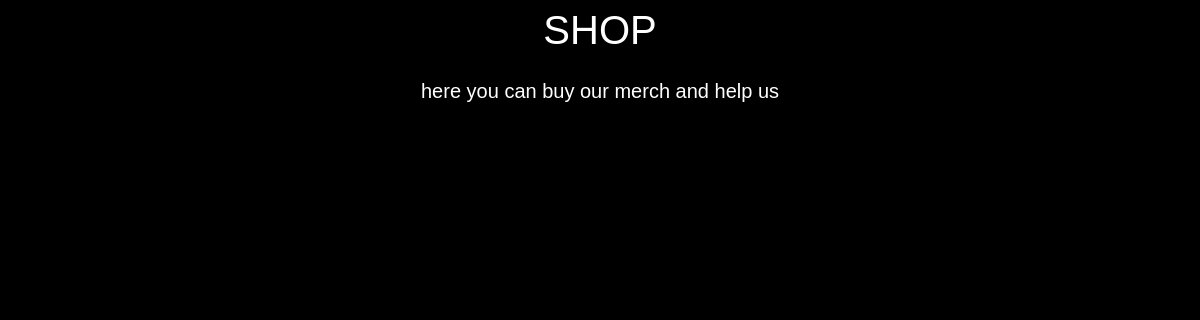
/store, run on an earlier commit of the app's database.
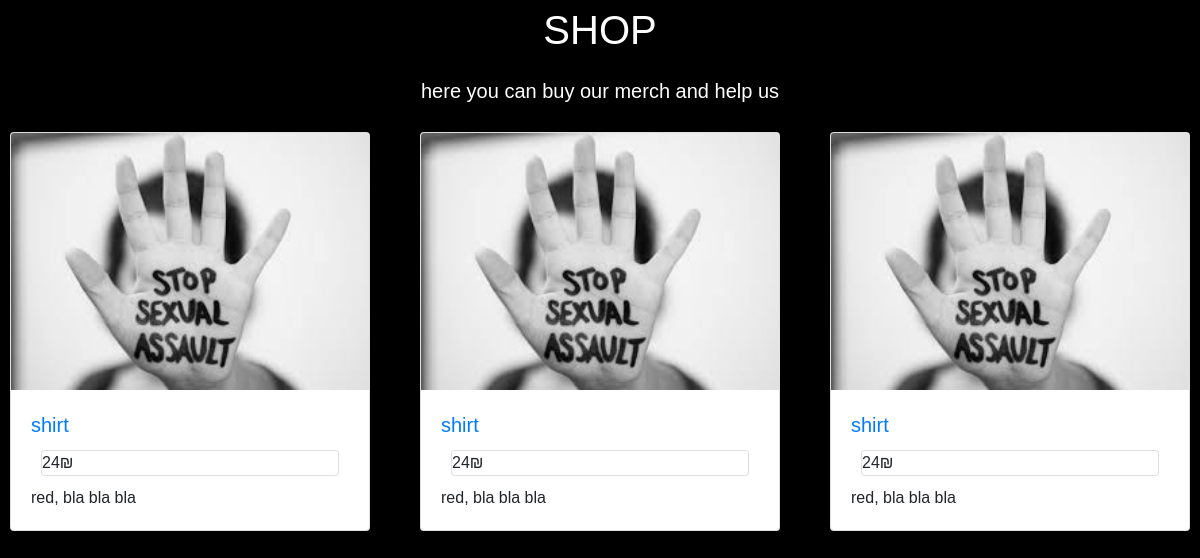
And on a later commit of the database.
### model.py (models this page shows)
class Product(Base):
    __tablename__ = "products"
    id = Column(Integer, primary_key=True)
    name = Column(String)
    color=Column(String)
    picture=Column(String)
    price=Column(Integer)
    info=Column(String)

### app.py (the view)
@app.route("/store")
def store():
	products=get_all_products()
	return render_template("store.html", products=products)

### database.py (called while the page is built)
def get_all_products():
    products = session.query(Product).all()
    return products

### templates/store.html (shortened to what this page needs)
<!DOCTYPE html>
<html class="no-js" lang="en">
<head>
    <link rel="stylesheet" href="https://stackpath.bootstrapcdn.com/bootstrap/4.1.3/css/bootstrap.min.css">
    <link rel="stylesheet" href="../static/css/style_store.css">
</head>
<body>
		<p id=title>SHOP<p>
    <p id=title1>here you can buy our merch and help us</p>
		<div class=row>
			{% for product in products%}
      <div class="col-sm-4">
        <div class="card">
          <img class="card-img-top" src="../static/images/store/{{product.picture}}">
        <div class="card-body">
        <a href="/product/{{product.id}}" class="card-title">{{product.name}}</a>
        <p class="card text">{{product.price}}₪</p>
        <p class="card-text">{{product.color}}, {{product.info}}</p>
        </div>
    </div>
  </div>
			{% endfor%}
		</div>
</body>
</html>

What changed in the data, as far as the page shows it:
added Product: picture (picture), name "shirt", price "24", color "red", info "bla bla bla"
added Product: picture (picture), name "shirt", price "24", color "red", info "bla bla bla"
added Product: picture (picture), name "shirt", price "24", color "red", info "bla bla bla"
